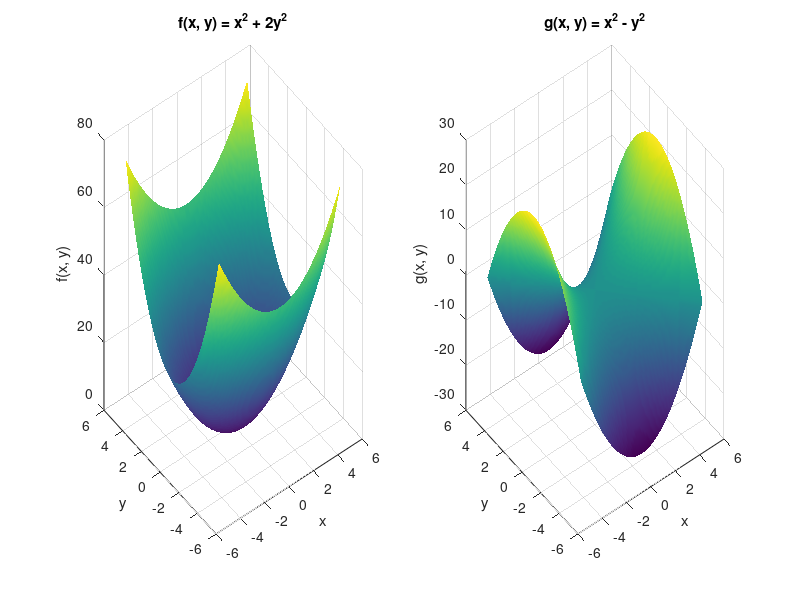
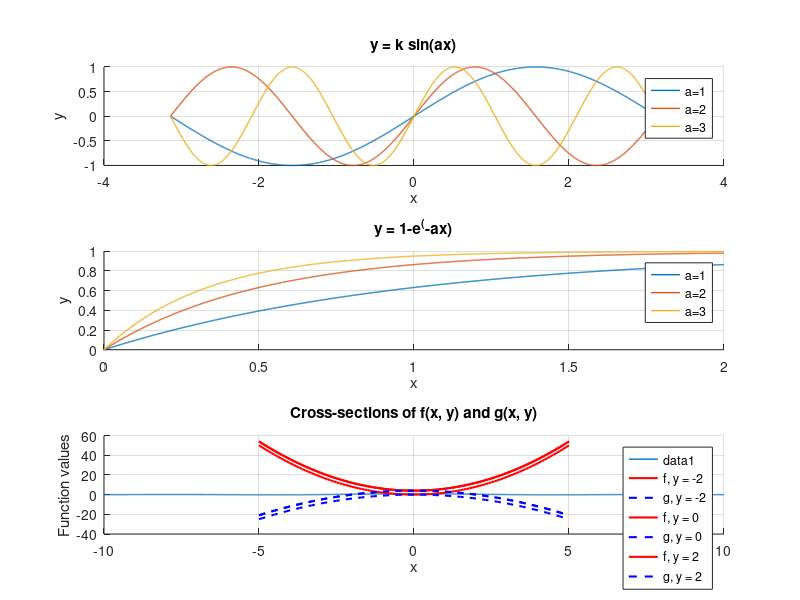
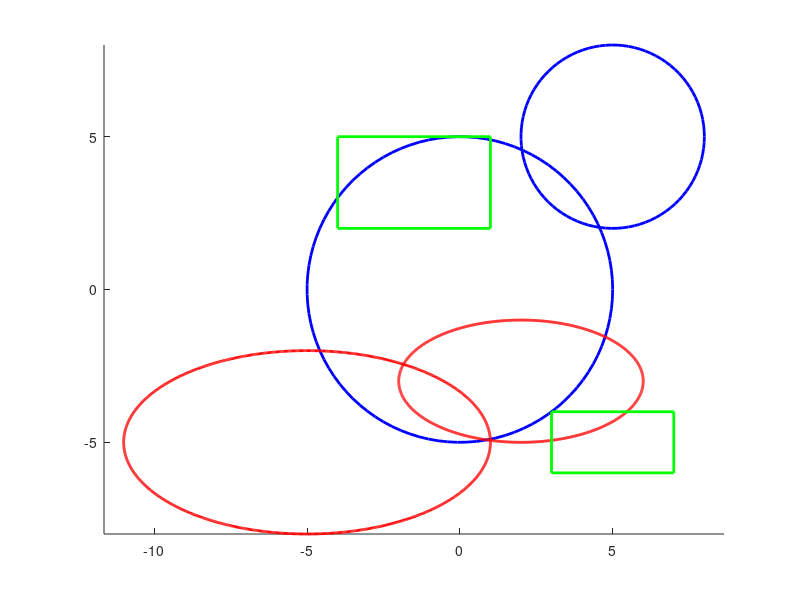
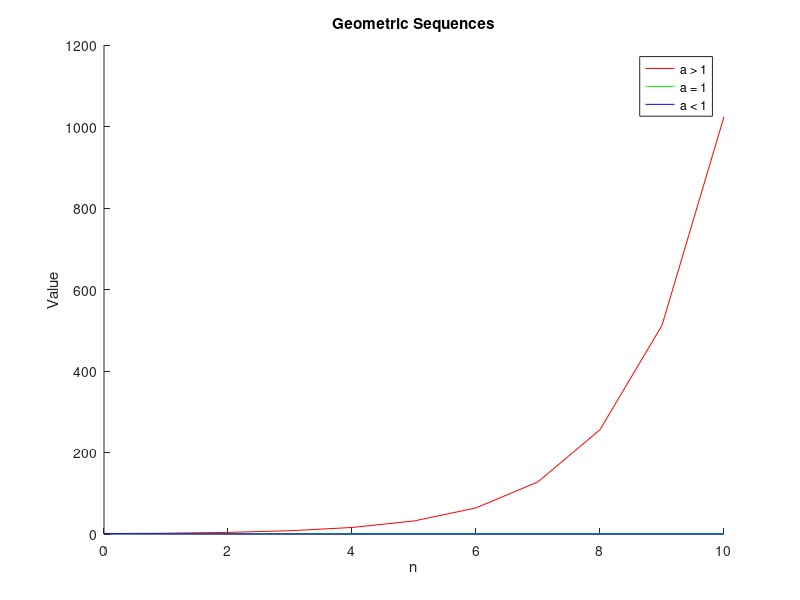

MATLAB code to generate these figures, in order:
%Launch Matlab, learn which data types are available (how are the variables treated in Matlab?)
%variables in  matlab are typed DYNAMICALLY and all of them are treated as MATRIX (MATRIX LABOLATORY)


%2. Create variable a and assign it the value of 1, next 2 , and π/6.
%Observe the difference in result display whether semi-colon has been used, or not

clear;
a = 1;
fprintf('a = %.10f\n', a); %Dostosowywujemy liczbe do 10 miuejsc po przecinku

a = sqrt(2);
fprintf('a = %.10f\n', a);

a = pi;
fprintf('a = %.10f\n', a);

% 3. Command history ( and ).
% 4. Removing all the variables – command clear.
% It is advisable to use the clear command in the first line of a script in order to avoid
% unwanted side-effects related to variable name reuse in different scripts.
% 5. Command clear variable_name. 
clear a;
% display(a); CAUSES AN ERROR!
a=pi/2;
rot = [cos(a), -sin(a); sin(a), cos(a)];
disp("Rotation Matrix: ");
disp(rot);

%7. Command help. Check which operators are available in Matlab. Get familiarized with the
% plot function.
% a. help +
% b. help plot
% help operator

% Write a script in which you will calculate scalar, vector, and Hadamard product of two
% vectors: [ 1 2 ] and [ 3 4 ]. 
vec1=[1, 2];
vec2=[3,4];

vecDot=dot(vec1, vec2);
fprintf('Dot product= %f\n', vecDot);


vec13D=[1,2,0];
vec23D=[3,4,0];
vecCross=cross(vec13D, vec23D);
fprintf('Cross product= [%f, %f, %f]\n', vecCross);


hadamardProduct=vec1 .* vec2;
fprintf('Hadamard product= [%f, %f]\n', hadamardProduct);

figure; %okno
hold on; %nie nadpisuje wykresu
grid on; %siatka
axis equal; %rowne osie

plot([0, vec1(1)], [0, vec1(2)], 'r', 'LineWidth', 2) %czerwona linia o grubosci wektor 1
plot([0, vec2(1)], [0, vec2(2)], 'b', 'LineWidth', 2) %niebieska linia o grubosci wektor 2

xlabel('x');
ylabel('y');
title('vec1 and vec2 vectors');
legend('vec1', 'vec2');


function plotFunctions(a_values)
    k=1;

    figure;
    %funkcja 1
    subplot(3, 1, 1);
    x1=linspace(-pi, pi, 1000);
    hold on;
    for a=a_values
        y1=k * sin(a*x1);
        plot(x1, y1, 'LineWidth', 1, 'DisplayName', sprintf('a=%d', a));
    end;
    hold off;
    grid on;
    xlabel('x');
    ylabel('y');
    title('y = k sin(ax)');
    legend show;

    %funkcja 2
    subplot(3, 1, 2);
    x2=linspace(0,2,1000);
    hold on;
    for a=a_values;
        y2=1-exp(-a*x2);
        plot(x2, y2,'LineWidth', 1, 'DisplayName', sprintf('a=%d', a));
    end;
    hold off;
    grid on;
    xlabel('x');
    ylabel('y');
    title('y = 1-e^(-ax)');
    legend show;

    %funkcja 3
    subplot(3,1,3);
    x3=linspace(-10, 10, 10000);
    hold on;
    y3 = sin(x3) ./ x3; 
    y3(x3 == 0) = 1; %  limit w 0 -> 1)
    plot(x3, y3,'LineWidth', 1);
    hold off;
    grid on;
    xlabel('x');
    ylabel('y');
    title('y = sin(x)/x');

end;

plotFunctions([1, 2, 3]);


%10.X-Y graph: plot a few circles, ellipses, and rectangles.  Automate the operations through a custom-defined function. 

function drawShapes()
    figure; hold on; axis equal;
    drawCircle(0, 0, 5);
    drawCircle(5, 5, 3);

    drawElipse(-5, -5, 6, 3);
    drawElipse(2, -3, 4, 2);

    drawRect(-4, 2, 5, 3);
    drawRect(3, -6, 4, 2);

end

function drawCircle(x, y, r)
    theta=linspace(0, 2*pi, 100);
    X=r*cos(theta) +x;
    Y =r*sin(theta) + y;
    plot(X, Y, 'b', 'LineWidth', 2);
end;

function drawElipse(x, y, rx, ry)
    theta=linspace(0, 2*pi, 1000);
    X=rx*cos(theta) + x;
    Y = ry*sin(theta) + y;
    plot(X, Y, 'r', 'LineWidth', 2);
end;

function drawRect(x, y, w, h) 
    X=[x, x+w, x+w, x, x];
    Y = [y, y, y+h, y+h, y];
    plot(X, Y, 'g', 'LineWidth', 2);
end

drawShapes();

%11. 3D plot: plot the functions of two variables x and y:

clear;
clc;

% Define the range for x and y
x = -5:0.1:5;
y = -5:0.1:5;
[X, Y] = meshgrid(x, y); % Create a grid of x and y values

% Define the functions
f = X.^2 + 2*Y.^2;
g = X.^2 - Y.^2;

% Plot the 3D surfaces
figure(1); % Ensure figure is unique
subplot(1,2,1);
surf(X, Y, f);
title('f(x, y) = x^2 + 2y^2');
xlabel('x');
ylabel('y');
zlabel('f(x, y)');
shading interp; % Smooth shading
grid on;

subplot(1,2,2);
surf(X, Y, g);
title('g(x, y) = x^2 - y^2');
xlabel('x');
ylabel('y');
zlabel('g(x, y)');
shading interp;
grid on;

% Define cross-sections (e.g., slicing at y = -2, 0, 2)
y_values = [-2, 0, 2];
figure(2); % Open new figure for cross-sections
hold on;
grid on;

for i = 1:length(y_values)
    y_idx = find(y == y_values(i), 1); % Ensure only one index is taken
    
    % Plot f(x, y) cross-section
    plot(x, f(:, y_idx), 'r', 'LineWidth', 1.5, 'DisplayName', ['f, y = ' num2str(y_values(i))]);
    
    % Plot g(x, y) cross-section
    plot(x, g(:, y_idx), 'b--', 'LineWidth', 1.5, 'DisplayName', ['g, y = ' num2str(y_values(i))]);
end

title('Cross-sections of f(x, y) and g(x, y)');
xlabel('x');
ylabel('Function values');
legend;
hold off;

%Sequences. Write a script to generate a sequence
%a. geometric (parametrized by coefficient a > 1, a = 1, a < 1),
%b. Fibonacci.
%Plot the results. 

% Geometric Sequence
n = 0:10; % Define the number of terms
a1 = 2; % Coefficient for a > 1
a2 = 1; % Coefficient for a = 1
a3 = 0.5; % Coefficient for a < 1

% Generate the sequences
geo_seq1 = a1.^n; % Geometric sequence with a > 1
geo_seq2 = a2.^n; % Geometric sequence with a = 1
geo_seq3 = a3.^n; % Geometric sequence with a < 1

figure;
hold on;
plot(n, geo_seq1, 'r', 'DisplayName', 'a > 1');
plot(n, geo_seq2, 'g', 'DisplayName', 'a = 1');
plot(n, geo_seq3, 'b', 'DisplayName', 'a < 1');
title('Geometric Sequences');
xlabel('n');
ylabel('Value');
legend;
hold off;

% Fibonacci Sequence
fib = zeros(1, 15); % Initialize the Fibonacci sequence
fib(1) = 0;
fib(2) = 1;
for i = 3:15
    fib(i) = fib(i-1) + fib(i-2); % Fibonacci recurrence relation
end

figure;
plot(1:15, fib, '-o');
title('Fibonacci Sequence');
xlabel('n');
ylabel('Fibonacci Value');
